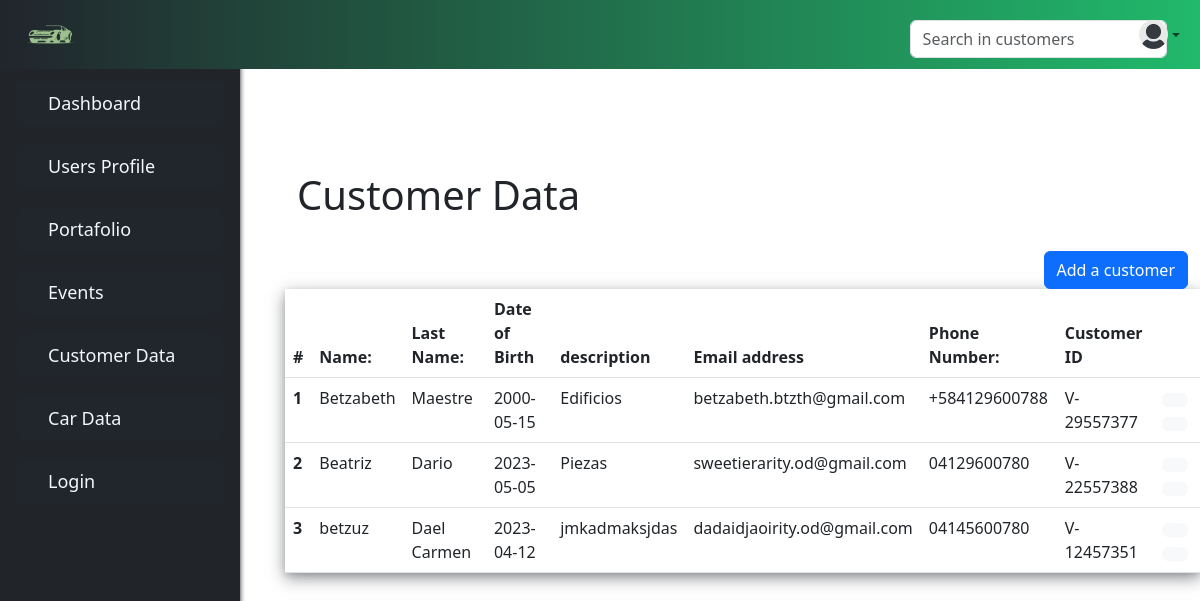
The app's page /customers/ with its own data.
### webapp/system/models.py (models this page shows, shortened)
class Customers(db.Model):
    id = db.Column(db.Integer(), primary_key=True)
    name = db.Column(db.String(255))
    lastName = db.Column(db.String(255))
    dateBirth= db.Column(db.DateTime)
    description = db.Column(db.String(255))
    email = db.Column(db.String(255))
    cellNumber = db.Column(db.String(255))
    customerID = db.Column(db.String(255))

### webapp/system/controllers.py (the view)
@system_blueprint.route('/customers/',methods=['GET', 'POST'])
def customers():
    form=CustomerForm()
    searchForm=SearchForm()
    our_customers= Customers.query.order_by(Customers.id)
    return render_template('system/customers.html', our_models=our_customers,SearchForm=searchForm, form=form,datetime=datetime)

### webapp/system/forms.py
class CustomerForm(FlaskForm):
    name = StringField('Name:', validators=[DataRequired()])
    lastName = StringField('Last Name:', validators=[DataRequired()])
    dateBirth = DateField('Date of Birth',format='%Y-%m-%d', validators=[DataRequired()])
    email = EmailField('Email address', validators=[DataRequired()])
    cellNumber = StringField('Phone Number:', validators=[DataRequired()])
    customerID = StringField('Customer ID',
        validators =[Regexp('^[VE]-\d{8}$', message="The ID must contain only letters 'V' or 'E' numbers or underscore"),
        Length(min=6, max=10, message="Numbre must at least 6 numbers ")])
    description = StringField('description', validators=[DataRequired()])
    submit = SubmitField('Submit')

### webapp/searched/forms.py
class SearchForm(Form):
    bar_search = StringField('Searched:', validators=[DataRequired()])
    submit = SubmitField('Submit')

### webapp/templates/system/customers.html (shortened to what this page needs)
{% extends 'base.html' %}
{% block content %}
<br/>
		<h1>Customer Data </h1>
		<br/>
		<div class="izq">
			<button type="button" class="btn btn-primary" data-bs-toggle="modal" data-bs-target='#document-textModal' >
				Add a customer
			</button>
		</div>
		</div>
		<table class="table table-hover table" >
			<thead class="thead">
                    <tr>
                      <th scope="col">#</th>
                      <th scope="col">{{form.name.label(scope="col")}}</th>
                      <th scope="col">{{form.lastName.label(scope="col")}}</th>
                      <th scope="col">{{form.dateBirth.label(scope="col")}}</th>
                      <th scope="col">{{form.description.label(scope="col")}}</th>
                      <th scope="col">{{form.email.label(scope="col")}}</th>
                      <th scope="col">{{form.cellNumber.label(scope="col")}}</th>
                      <th scope="col">{{form.customerID.label(scope="col")}}</th>
                      <th scope="col"></th>
                      </tr>
			</thead>
			{% for our_model in our_models %}
				<tbody>
					<tr>
                        {% include 'system/tables/customers-table.html' %}
                        <td>
                            {% include 'system/customers-modals-btn.html' %}
                        </td>
                          </tr>
				</tbody>
			{%endfor%}
</table>
{% endblock %}

### webapp/templates/system/tables/customers-table.html
<th scope="row">{{our_model.id}}</th>
<td>{{our_model.name}}</td>
<td>{{our_model.lastName}}</td>
<td>{{our_model.dateBirth.date()}}</td>
<td>{{our_model.description}}</td>
<td>{{our_model.email}}</td>
<td>{{our_model.cellNumber}}</td>
<td>{{our_model.customerID}}</td>

### webapp/templates/system/customers-modals-btn.html (shortened to what this page needs)
<button type="button" class="btn btn-light" data-bs-toggle="modal" data-bs-target="#editModal{{our_model.id}}">
</button>
    <button type="submit" class="btn btn-light" >
  </button>

### webapp/static/css/style.css (style rules this page uses)
body { background-color: white; }
.table { background-color: rgba(204, 237, 255, 0.1); box-shadow: 0 2px 5px 0 rgba(33,37,44, 0.1), 0 5px 15px 0 rgba(33,37,44, 0.5); }
.thead { background-color: #21b96b; color: rgb(255, 255, 255); }
.izq { text-align:right; }

### records on screen
Customers: id "1", name "Betzabeth", lastName "Maestre", dateBirth "2000-05-15", description "Edificios", email "betzabeth.btzth@gmail.com", cellNumber "+584129600788", customerID "V-29557377"
Customers: id "2", name "Beatriz", lastName "Dario", dateBirth "2023-05-05", description "Piezas", email "sweetierarity.od@gmail.com", cellNumber "04129600780", customerID "V-22557388"
Customers: id "3", name "betzuz", lastName "Dael Carmen", dateBirth "2023-04-12", description "jmkadmaksjdas", email "dadaidjaoirity.od@gmail.com", cellNumber "04145600780", customerID "V-12457351"
